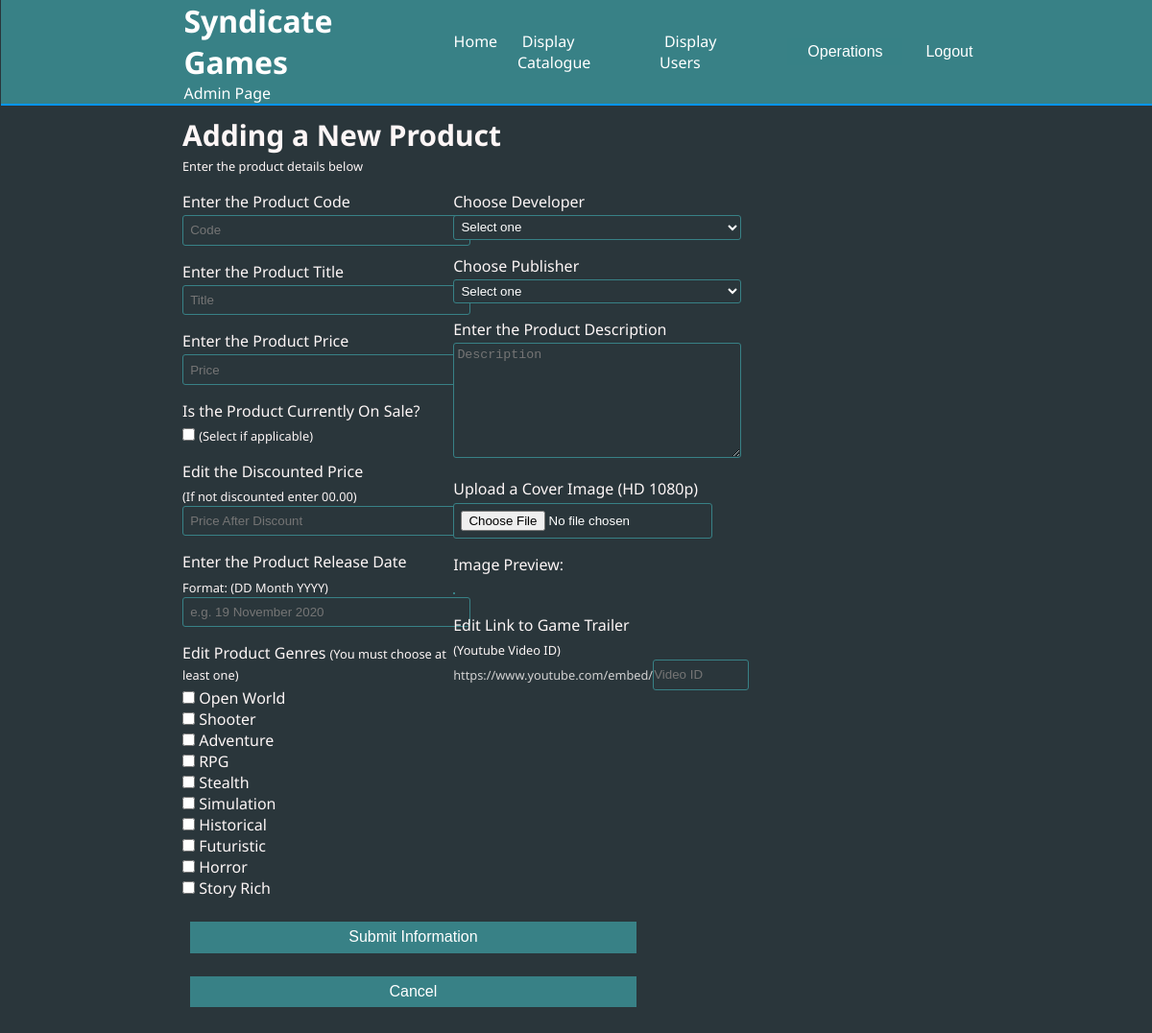
Page /addnewproduct.php (signed in) on the earlier database version.
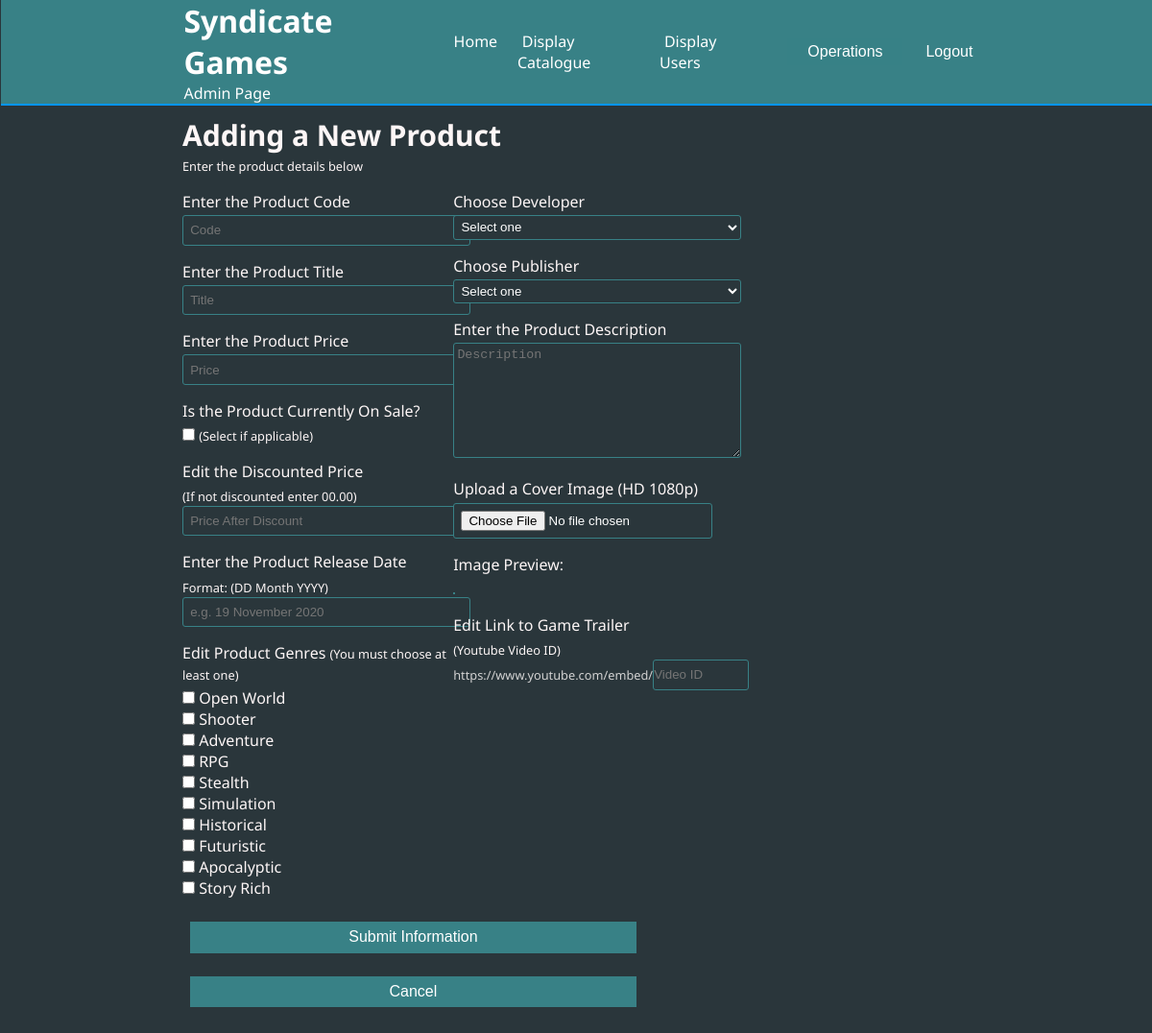
Same page on the later database version.
### tables this page shows
CREATE TABLE IF NOT EXISTS `genres` (
  `genreid` int(10) NOT NULL AUTO_INCREMENT,
  `genrename` varchar(100) NOT NULL,
  PRIMARY KEY (`genreid`)
);

### db.php (called while the page is built, shortened)
<?php
class db_gamesmarket {
	private $host="localhost";
    private $user="root";
    private $db="gamesmarket";
    private $pass="";
	private $conn;
	public function __construct() {
		try {
			$this->conn = new PDO( "mysql:host=" . $this->host . ";dbname=" . $this->db, $this->user, $this->pass );
		} catch ( PDOException $e ) {
			print("Unable to connect to the database server.");
			exit();
		}
	}
	public function getalldata($table) {
		$sql = "SELECT * FROM $table";
		$q = $this->conn->query($sql) or die("failed query in getalldata");
		while ($r = $q->fetch(PDO::FETCH_ASSOC)) {
			$results[] = $r;
		}
		return $results;
		exit();
	}
}
?>

### addnewproduct.php (the view, shortened to what the changed rows need)
<?php
spl_autoload_register( function ( $class ) {
	include_once( 'db.php' );
} );
$obj = new db_gamesmarket;
$genres = $obj->getalldata('genres');
?>
<!doctype html>
<html>
<head>
	<link rel="stylesheet" href="css/adminstyles.css?<?php echo time(); ?>">
	<link rel="stylesheet" href="css/editproductstyles.css?<?php echo time(); ?>">
</head>
<body>
	<div class="wrapper">
	 <?php include 'adminnav.php'; ?>
		<div class="container">
			<div class="formcontainer1">
				<form action="controller.php" class="form" id="form" method="post" enctype="multipart/form-data">
					<div class="container-inner <?php if(isset($_SESSION["errormsg"])) echo ' error';?>">
						<label class="genreheading">
							Edit Product Genres <span class="smalltext">(You must choose at least one)</span>
						</label>
						<?php foreach ($genres as $genre) { ?>
						<div class="genrescheckbox">
							<input type="checkbox" name="genreschosen[]" value="<?php echo $genre['genreid']; ?>">
							<?php echo $genre['genrename']; ?>
						</div>
						<?php } ?>
					</div>
					</div>
		</div>
	</div>
</body>
</html>

Differences in the rows shown:
changed genres: genrename "Horror" → "Apocalyptic"
